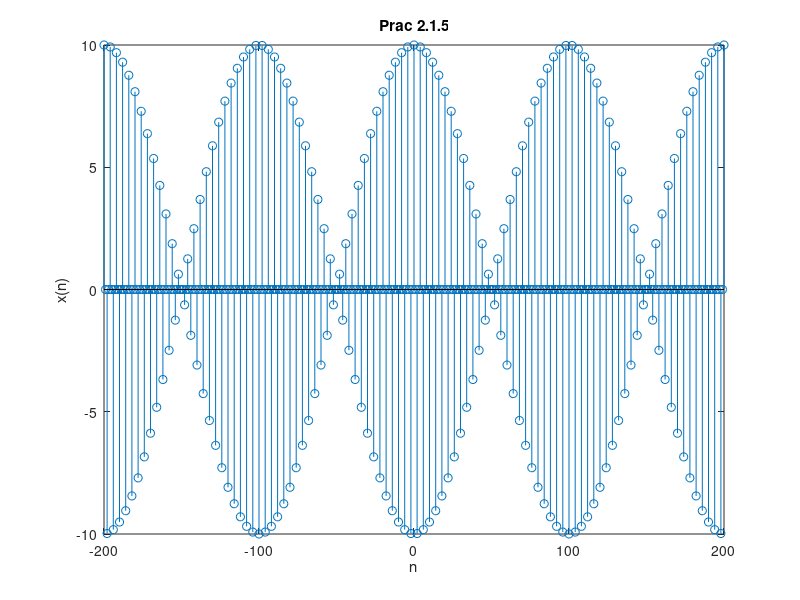

MATLAB code to generate this figure:
n = -200:200;
x = 5 * (cos(0.49 * pi * n) + cos(0.51 * pi * n));

stem(n, x); title('Prac 2.1.5'); xlabel('n'); ylabel('x(n)');

